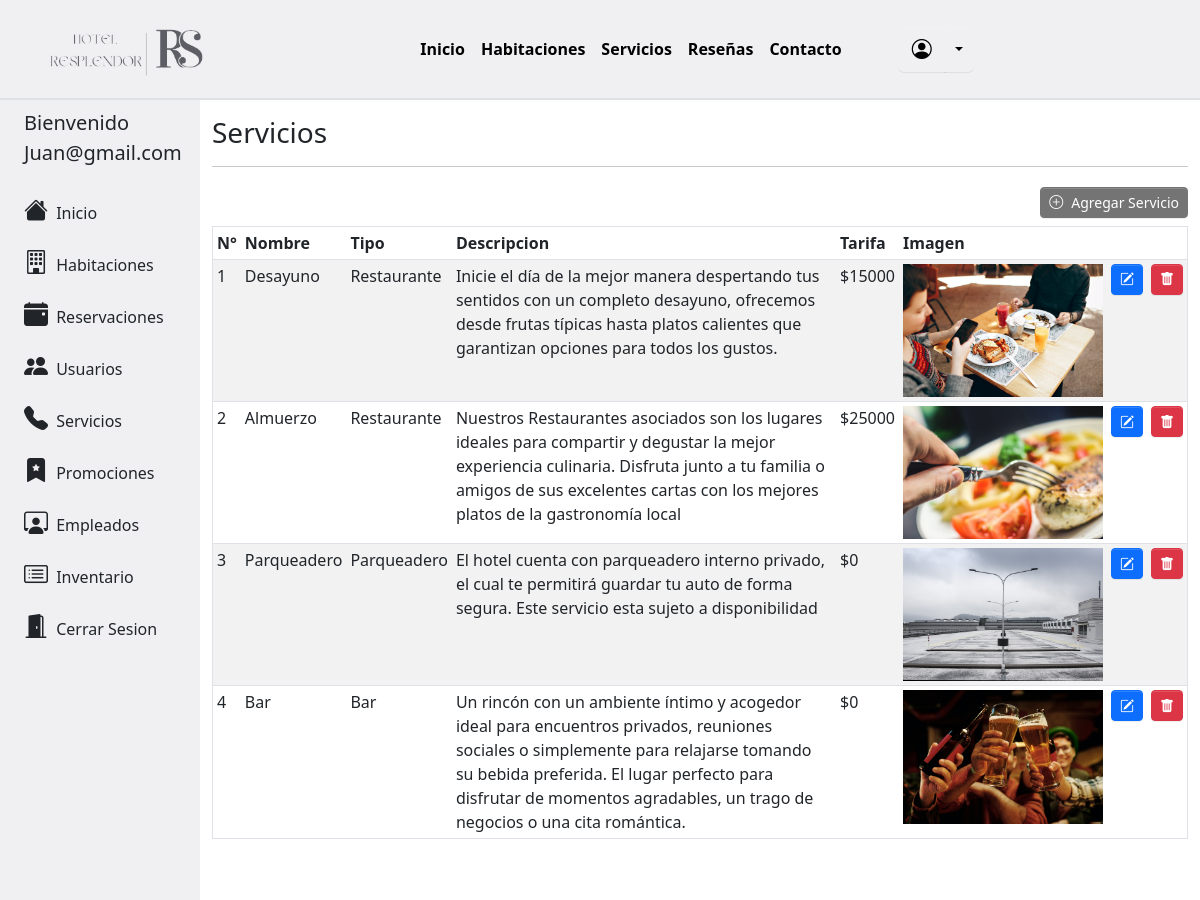
Page /adminServicios/listar.php (signed in) on the earlier database version.
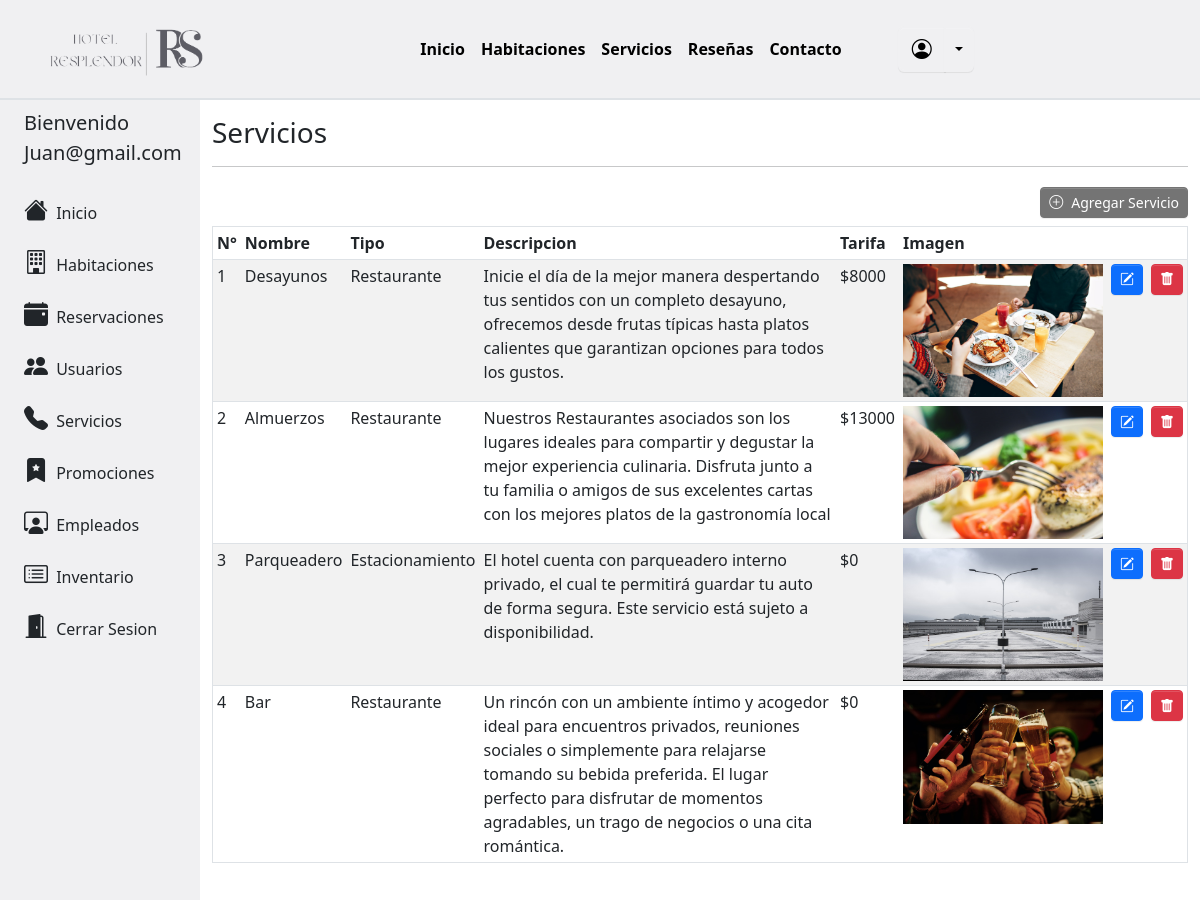
Same page on the later database version.
### tables this page shows
CREATE TABLE `servicio` (
  `id_servicio` int(11) NOT NULL,
  `id_categoria_servicio` int(11) NOT NULL,
  `nombre_servicio` varchar(25) NOT NULL,
  `descripcion_servicio` text NOT NULL,
  `tarifa_servicio` int(11) NOT NULL,
  `imagen_servicio` text NOT NULL
);

CREATE TABLE `categoria_servicio` (
  `id_categoria_servicio` int(11) NOT NULL,
  `categoria_servicio` varchar(25) NOT NULL
);

### adminServicios/listar.php (the view, shortened to what this page needs)
<!DOCTYPE html>
<html>
    <head>
        <link rel="stylesheet" href="../css/custom.css">
        <link rel="stylesheet" href="../libs/bootstrap-icons/bootstrap-icons.css">
        <link href="https://cdn.datatables.net/v/bs5/dt-1.13.4/datatables.min.css" rel="stylesheet"/>
        <link href="https://cdn.jsdelivr.net/npm/bootstrap@5.3.0-alpha3/dist/css/bootstrap.min.css" rel="stylesheet">
    </head>
    <body>
        <?php
            include '../modules/menu.php';
        ?>
        <div class="container-fluid">
            <div class="row flex-nowrap">
                <?php
                    include '../modules/sidebar_admin.php';
                ?>
                <div class="col-xl-10 col-sm-8 col-md-9 py-3">
                    <h3>Servicios</h3>
                    <hr>
                    <div class="row mb-2">
                        <div class="col-lg-12 col-sm-12 text-end">
                            <a class='btn btn-info btn-sm mt-1' href='http://localhost/hotel/adminServicios/registrar.php' type='submit' id='btnActualizar' value='".$fila["id_habitacion"]."'><i class='bi bi-plus-circle me-2'></i>Agregar Servicio</a>
                        </div>
                    </div>
                    <?php
                        $conexion = new Conexion();
                        $con = $conexion->conectarDB();
                        $sql = "SELECT s.id_servicio, s.nombre_servicio, s.descripcion_servicio, s.imagen_servicio, s.tarifa_servicio, c.categoria_servicio
                        FROM servicio s JOIN categoria_servicio c
                        ON s.id_categoria_servicio = c.id_categoria_servicio
                        WHERE s.nombre_servicio!='Sin servicio'
                        ORDER BY id_servicio";
                        $resultset = $con->query($sql);
                    ?>
                    <table class="table table-hover table-striped border table-sm" id="tabla" >
                        <thead>
                            <tr><th>N°</th><th>Nombre</th><th>Tipo</th><th>Descripcion</th><th>Tarifa</th><th>Imagen</th><th></th><th></th></tr>
                        </thead>
                        <tbody>
                        <?php
                            if($resultset->num_rows>0){
                                while($fila = $resultset->fetch_assoc()){
                                    echo "<tr id='tabla' class='articulo'><td>".$fila["id_servicio"]."</td><td>".$fila["nombre_servicio"]."</td><td>".$fila["categoria_servicio"]."</td><td>".$fila["descripcion_servicio"]."</td><td>$".$fila["tarifa_servicio"]."</td><td> <img src='".$fila["imagen_servicio"]."'  class='img-fluid' style='max-width:200px'> </td>
                                    <td><a class='btn btn-primary btn-sm' href='http://localhost/hotel/adminServicios/actualizar.php?id=".$fila['id_servicio']."' type='submit' id='btnActualizar' value='".$fila["id_servicio"]."'><i class='bi bi-pencil-square'></i> </a></td>
                                    <td><button class='btn btn-danger btn-sm' type='submit' id='btnEliminar' onclick='confirmar(this.value)' value='".$fila["id_servicio"]."'><i class='bi bi-trash-fill'></i></button></td></tr>";
                                }
                            }
                        ?>
                        </tbody>
                    </table>
                </div>
            </div>
        </div>
    </body>
</html>

Differences in the rows shown:
changed servicio id 1: nombre_servicio "Desayuno" → "Desayunos"; tarifa_servicio "15000" → "8000"
changed servicio id 2: nombre_servicio "Almuerzo" → "Almuerzos"; tarifa_servicio "25000" → "13000"
changed servicio "Parqueadero": id_categoria_servicio.categoria_servicio "Parqueadero" → "Estacionamiento"; descripcion_servicio "El hotel cuenta con parqueadero interno privado, el cual te permitirá guardar tu auto de forma segura. Este servicio esta sujeto a disponibilidad" → "El hotel cuenta con parqueadero interno privado, el cual te permitirá guardar tu auto de forma segura. Este servicio está sujeto a disponibilidad."
changed servicio "Bar": id_categoria_servicio.categoria_servicio "Bar" → "Restaurante"
